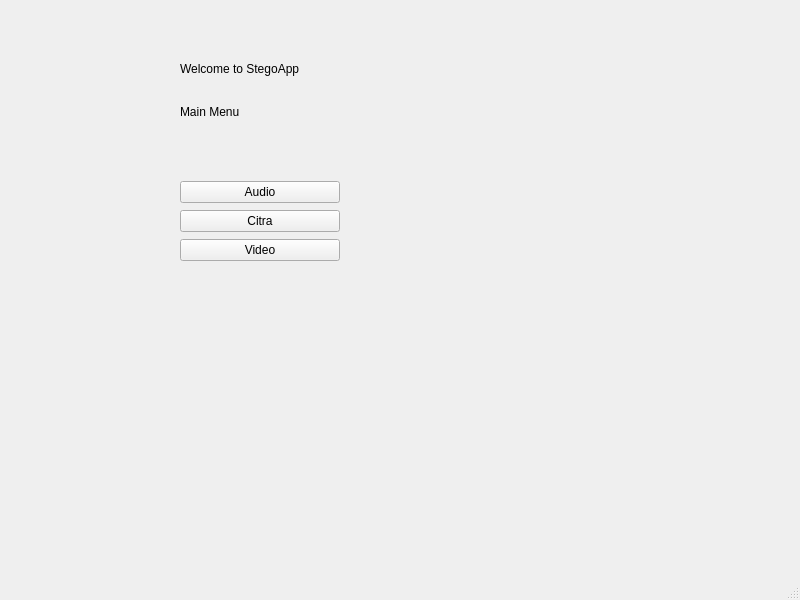
<?xml version="1.0" encoding="UTF-8"?>
<ui version="4.0">
 <class>MainWindow</class>
 <widget class="QMainWindow" name="MainWindow">
  <property name="geometry">
   <rect>
    <x>0</x>
    <y>0</y>
    <width>800</width>
    <height>600</height>
   </rect>
  </property>
  <property name="windowTitle">
   <string>MainWindow</string>
  </property>
  <widget class="QWidget" name="centralwidget">
   <widget class="QWidget" name="verticalLayoutWidget">
    <property name="geometry">
     <rect>
      <x>180</x>
      <y>180</y>
      <width>160</width>
      <height>83</height>
     </rect>
    </property>
    <layout class="QVBoxLayout" name="verticalLayout">
     <item>
      <widget class="QPushButton" name="audioMenu">
       <property name="text">
        <string>Audio</string>
       </property>
      </widget>
     </item>
     <item>
      <widget class="QPushButton" name="citraMenu">
       <property name="text">
        <string>Citra</string>
       </property>
      </widget>
     </item>
     <item>
      <widget class="QPushButton" name="videoMenu">
       <property name="text">
        <string>Video</string>
       </property>
      </widget>
     </item>
    </layout>
   </widget>
   <widget class="QWidget" name="verticalLayoutWidget_2">
    <property name="geometry">
     <rect>
      <x>180</x>
      <y>50</y>
      <width>160</width>
      <height>80</height>
     </rect>
    </property>
    <layout class="QVBoxLayout" name="verticalLayout_2">
     <item>
      <widget class="QLabel" name="menuLabel">
       <property name="text">
        <string>Welcome to StegoApp</string>
       </property>
      </widget>
     </item>
     <item>
      <widget class="QLabel" name="menuLabel_2">
       <property name="text">
        <string>Main Menu</string>
       </property>
      </widget>
     </item>
    </layout>
   </widget>
  </widget>
  <widget class="QMenuBar" name="menubar">
   <property name="geometry">
    <rect>
     <x>0</x>
     <y>0</y>
     <width>800</width>
     <height>22</height>
    </rect>
   </property>
  </widget>
  <widget class="QStatusBar" name="statusbar"/>
 </widget>
 <resources/>
 <connections/>
</ui>
